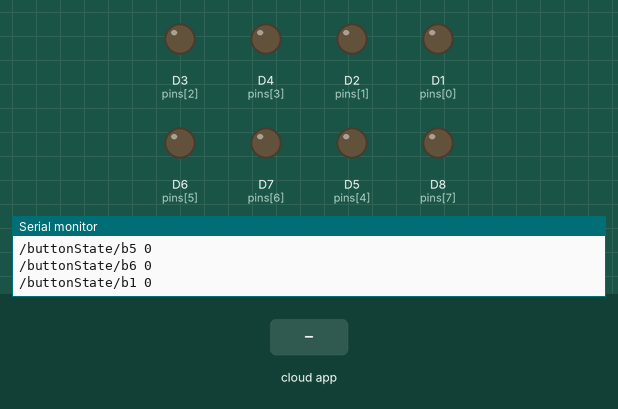
Bench run of a sketch on a simulated ESP8266 (NodeMCU). Parts: output pins drawn as LEDs (lit = HIGH), the last lines printed to the serial monitor. The test bench sets the inputs (shaded band). WiFi joins after 1.5 s; servers stay silent unless stated; storage starts empty; the Firebase database answers and starts empty.

Above: at 2.7 s.
2.8 s: the phone or cloud app sets b1 to 1
At 3.9 s:
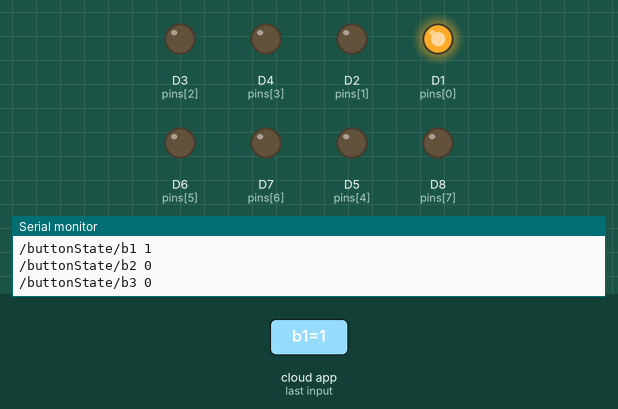
4.9 s: the phone or cloud app sets b2 to 1
At 6.1 s:
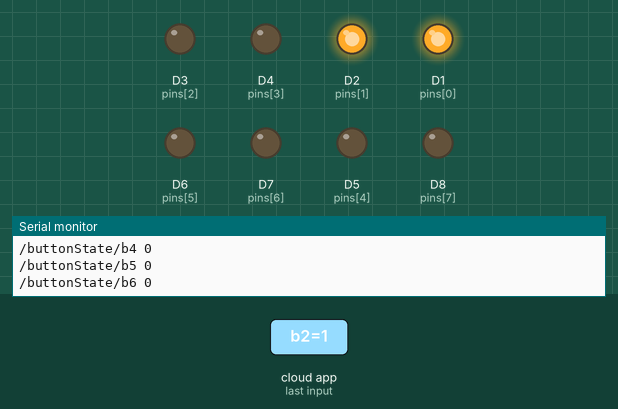
6.9 s: the phone or cloud app sets b3 to 1
At 8.3 s:
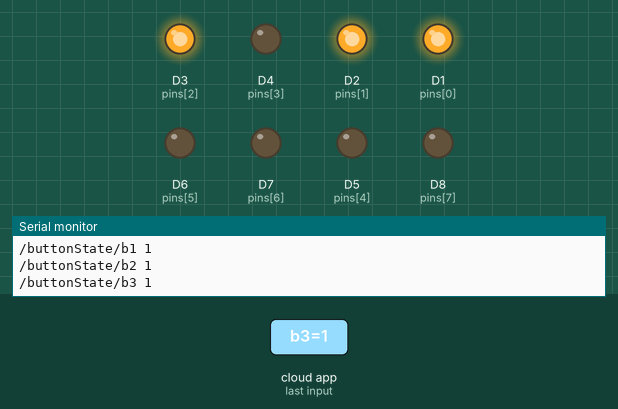
8.8 s: the phone or cloud app sets b4 to 1
At 10.5 s:
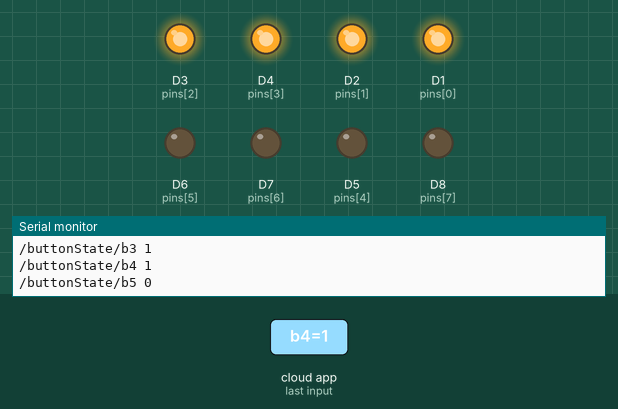
10.8 s: the phone or cloud app sets b5 to 1
At 11.6 s:
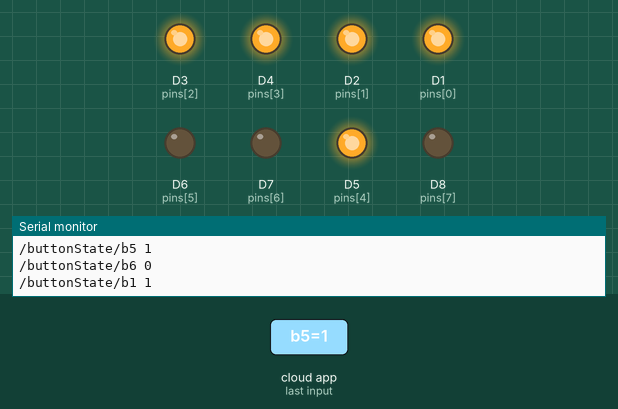
12.7 s: the phone or cloud app sets b6 to 1
At 13.8 s:
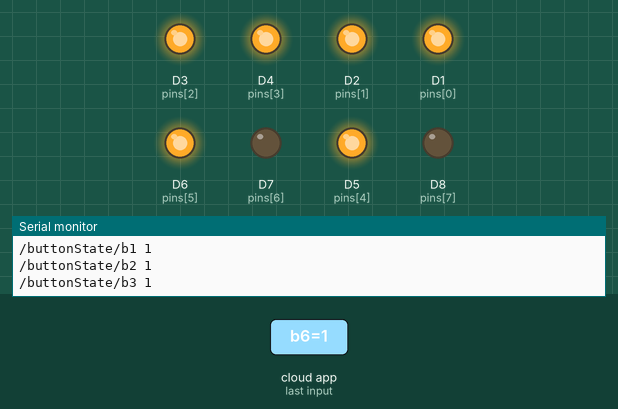
Timing chart, 0 to 15.7 s (numbered marks = the images above; inputs shaded):
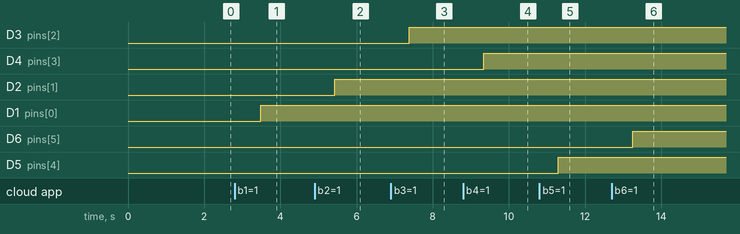

Measured:
- after the input at 2.8 s, D1 (pins[0]): LOW → HIGH after 0.68 s
- after the input at 4.9 s, D2 (pins[1]): LOW → HIGH after 0.53 s
- after the input at 6.9 s, D3 (pins[2]): LOW → HIGH after 0.49 s
- after the input at 8.8 s, D4 (pins[3]): LOW → HIGH after 0.54 s
- after the input at 10.8 s, D5 (pins[4]): LOW → HIGH after 0.49 s
- after the input at 12.7 s, D6 (pins[5]): LOW → HIGH after 0.55 s

The sketch:

IoT_SmartHome.ino
```cpp
#include <ESP8266WiFi.h>
#include <DNSServer.h>
#include <ESP8266WebServer.h>
#include <ESP8266HTTPClient.h>
#include <ESP8266WebServer.h>
#include <WiFiManager.h>
#include <FirebaseArduino.h>
#include <ArduinoJson.h> //From FirebaseArduino
#include <FS.h>

#define FIREBASE_HOST "iotsmarthome-309fa.firebaseio.com"
#define FIREBASE_AUTH "mkE2Ktf36bS7urHXX0g8wyg7lHUeyZi0Nr5zU3pV"

//String username =  "MVs13qV0Txgxh3u8zIXk5VaOJDZ2";

int noPins = 6;
int pins[] = {D1, D2, D3, D4, D5, D6, D7, D8};

char UID[64] = "";

bool shouldSaveConfig = false;

void saveConfigCallback () {
  Serial.println("Should save config");
  shouldSaveConfig = true;
}

void loadSavedConfig() {

  Serial.println("mounting FS...");

  if (SPIFFS.begin()) {
    Serial.println("mounted file system");
    if (SPIFFS.exists("/config.json")) {
      //file exists, reading and loading
      Serial.println("reading config file");
      File configFile = SPIFFS.open("/config.json", "r");
      if (configFile) {
        Serial.println("opened config file");
        size_t size = configFile.size();
        // Allocate a buffer to store contents of the file.
        std::unique_ptr<char[]> buf(new char[size]);

        configFile.readBytes(buf.get(), size);
        DynamicJsonBuffer jsonBuffer;
        JsonObject& json = jsonBuffer.parseObject(buf.get());
        json.printTo(Serial);
        if (json.success()) {
          Serial.println("\nparsed json");
          strcpy(UID, json["UID"]);
        }
        else {
          Serial.println("failed to load json config");
        }
      }
    }
  }
  else {
    Serial.println("failed to mount FS");
  }
}


void setupConnection() {
  // id/name placeholder/prompt default length
  WiFiManagerParameter custom_UID("UID", "UID", UID, 64);
  WiFiManager wifiManager;
  wifiManager.setSaveConfigCallback(saveConfigCallback);
  wifiManager.addParameter(&custom_UID);
  wifiManager.autoConnect("IoT SmartHome");
  // default IP: 192.168.4.1
  Serial.println("connected...");

  strcpy(UID, custom_UID.getValue());

  // save  to FS
  if (shouldSaveConfig) {
    Serial.println("saving config");
    DynamicJsonBuffer jsonBuffer;
    JsonObject& json = jsonBuffer.createObject();
    json["UID"] = UID;

    File configFile = SPIFFS.open("/config.json", "w");
    if (!configFile) {
      Serial.println("failed to open config file for writing");
    }

    json.printTo(Serial);
    json.printTo(configFile);
    configFile.close();
  }

  Serial.print("local ip");
  Serial.println(WiFi.localIP());

  Firebase.begin(FIREBASE_HOST, FIREBASE_AUTH);
}

void setupPins() {

  for (int i = 0; i < 8; i++) {
    pinMode(pins[i], OUTPUT);
  }

}

void togglePins(int pin) {

  String pinPath = UID; "/buttonState";
  pinPath += "/buttonState";
  switch (pin) {
    case 0:
      pinPath += "/b1";
      break;

    case 1:
      pinPath += "/b2";
      break;

    case 2:
      pinPath += "/b3";
      break;

    case 3:
      pinPath += "/b4";
      break;

    case 4:
      pinPath += "/b5";
      break;

    case 5:
      pinPath += "/b6";
      break;

    case 6:
      pinPath += "/b7";
      break;

    case 7:
      pinPath += "/b8";
      break;
  }

  bool pinStatus  = Firebase.getInt(pinPath);
  if (Firebase.failed()) {
    Serial.print("getting value failed ");
    Serial.println(Firebase.error());
    return;
  }
  else {
    Serial.println(pinPath + " " + pinStatus);
    digitalWrite(pins[pin], pinStatus);
  }
}

void setup() {
  Serial.begin(9600);

  //clean FS, for testing
  //SPIFFS.format();
  setupPins();
  loadSavedConfig();
  setupConnection();

}

void loop() {
  for (int i = 0; i < noPins; i++) {
    togglePins(i);
  }
  //Serial.print("User name :");
  //Serial.println(UID);

}
```
